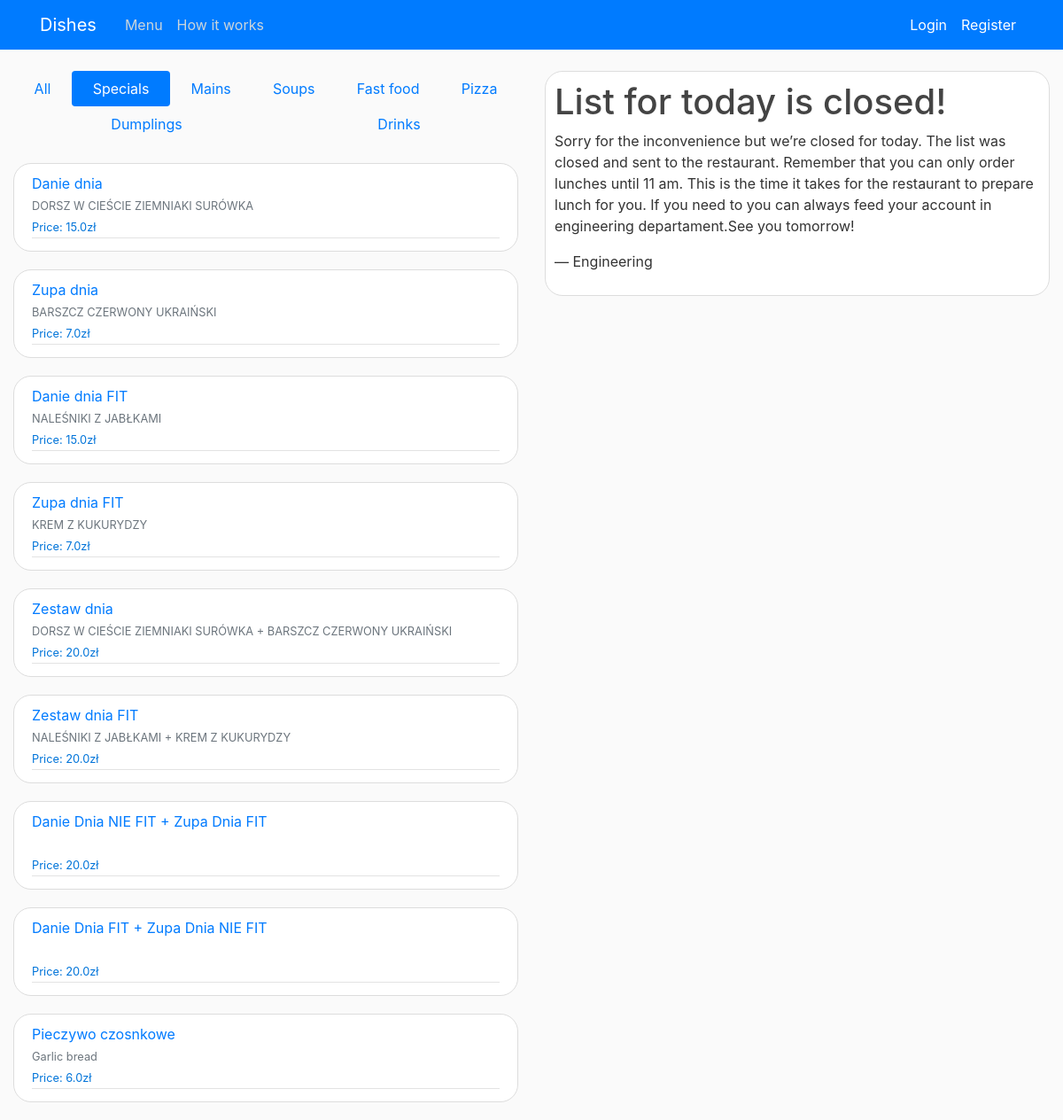
The app's page /select_type/special/, older data.
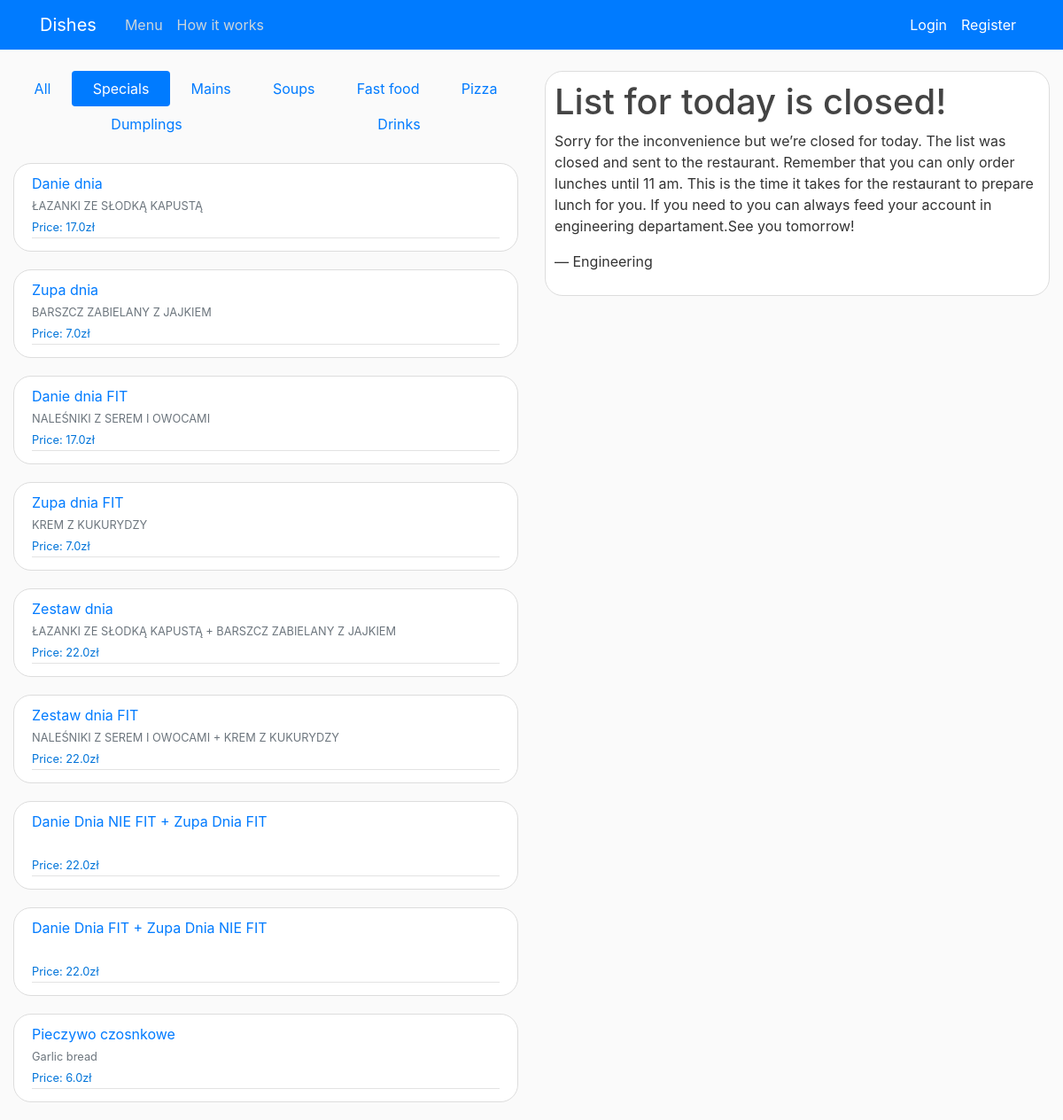
The same page, newer data.
### shop/models.py (models this page shows, shortened)
class Dish(models.Model):
    name = models.CharField(max_length=100)
    ingredient = models.CharField(max_length=250, blank=True)
    price = models.FloatField()
    dish_type = models.CharField(max_length=20)
    dish_addon = models.BooleanField(default=True)

### shop/views.py (the view)
# urls.py: path('select_type/<str:type>/', select_type, name='shop-select'),
def select_type(request, type):
    if type == "all":
       return redirect('shop-home')
    else:
        context = {
            'dish':selectMenu(type),
            'type': type,
            'hoursStart': startTime,
            'hoursEnd': endTime,
            'time': datetime.now()
        }
        try:
            values = countTotalPrice(request.user)
            context.update({'cart': values["items_in_cart"], 'sum_price': values["total_price"]})
            money = Profile.objects.get(user=request.user).money
            context.update({'money': money})
        except:
            pass
        return render(request, 'shop/home.html',context)

### shop/views.py (called while the page is built)
def countTotalPrice(user):
    items_in_cart = Cart.objects.filter(user=user)
    total_price = 0
    for item in items_in_cart:
        composition_price = item.composition.dish.price + item.composition.addon.price
        total_price += composition_price * item.quantity
    value_to_return ={
        'total_price': total_price,
        'items_in_cart': items_in_cart
    }
    return value_to_return

### shop/templates/shop/home.html (shortened to what this page needs)
{% extends 'shop/base.html' %}
{% block content %}
<nav class="nav nav-pills flex-column flex-sm-row">
    {% if type == 'special' %}
        <a class="flex-sm-fill text-sm-center nav-link" href="{% url 'shop-select' 'all' %}">All</a>
        <a class="flex-sm-fill text-sm-center nav-link active" href="{% url 'shop-select' 'special'%}">Specials</a>
        <a class="flex-sm-fill text-sm-center nav-link" href="{% url 'shop-select' 'main'%}">Mains</a>
        <a class="flex-sm-fill text-sm-center nav-link" href="{% url 'shop-select' 'soup'%}">Soups</a>
        <a class="flex-sm-fill text-sm-center nav-link" href="{% url 'shop-select' 'fastfood'%}">Fast food</a>
        <a class="flex-sm-fill text-sm-center nav-link" href="{% url 'shop-select' 'pizza'%}">Pizza</a>
        <a class="flex-sm-fill text-sm-center nav-link" href="{% url 'shop-select' 'dumplig'%}">Dumplings</a>
        <a class="flex-sm-fill text-sm-center nav-link" href="{% url 'shop-select' 'drinks'%}">Drinks</a>
    {% endif %}
</nav>
<br>
{% for menu in dish %}
    <article class="media content-section">
        <div class="media-body">
            <div class="article-metadata">
                <a class="mr-2" href="{% url 'shop-open-dish' menu.id %}">{{ menu.name }}</a><br>
                <small class="text-muted">{{ menu.ingredient }}</small><br>
                <small class="article-content" style='color:#0074d9'>Price: {{ menu.price }}zł</small>
            </div>
        </div>
    </article>
{% endfor %}
{% endblock content %}

Row changes from the older to the newer data that the page shows:
changed Dish "Danie dnia": ingredient "DORSZ W CIEŚCIE ZIEMNIAKI SURÓWKA" → "ŁAZANKI ZE SŁODKĄ KAPUSTĄ"; price "15.0" → "17.0"
computed for Dish "Zupa dnia": ingredient "BARSZCZ CZERWONY UKRAIŃSKI" → "BARSZCZ ZABIELANY Z JAJKIEM"
changed Dish "Danie dnia FIT": ingredient "NALEŚNIKI Z JABŁKAMI" → "NALEŚNIKI Z SEREM I OWOCAMI"; price "15.0" → "17.0"
changed Dish "Zestaw dnia": ingredient "DORSZ W CIEŚCIE ZIEMNIAKI SURÓWKA + BARSZCZ CZERWONY UKRAIŃSKI" → "ŁAZANKI ZE SŁODKĄ KAPUSTĄ + BARSZCZ ZABIELANY Z JAJKIEM"; price "20.0" → "22.0"
changed Dish "Zestaw dnia FIT": ingredient "NALEŚNIKI Z JABŁKAMI + KREM Z KUKURYDZY" → "NALEŚNIKI Z SEREM I OWOCAMI + KREM Z KUKURYDZY"; price "20.0" → "22.0"
changed Dish "Danie Dnia NIE FIT + Zupa Dnia FIT": price "20.0" → "22.0"
changed Dish "Danie Dnia FIT + Zupa Dnia NIE FIT": price "20.0" → "22.0"
